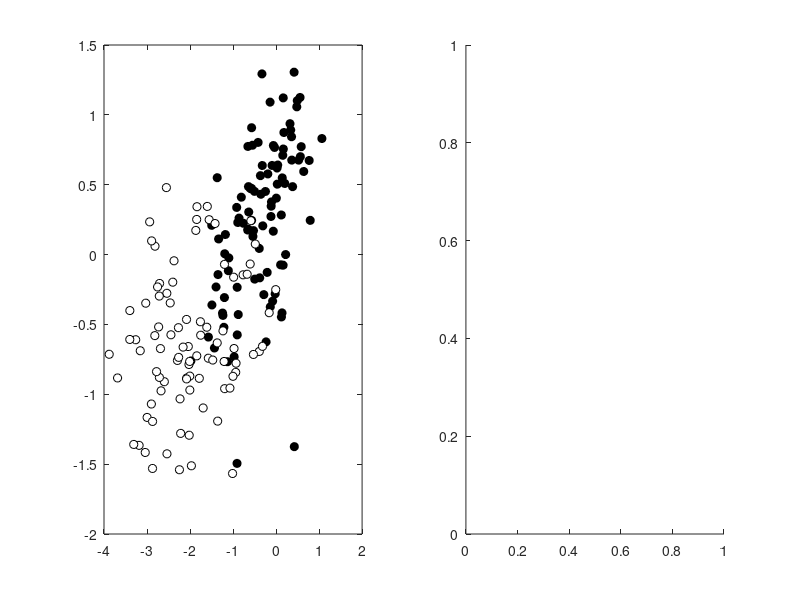

This chart was generated by the following MATLAB code: (Note: this script raises an error after producing the figure.)
clear all; close all;

load('data_exp1a.mat') ;
load('data_exp1b.mat') ;

bl_w = 1:50; comp_w = 51:170; 
X = []; Y = [];
for condition = 1:2
    % grab data
    Mean_subdata_indv = []; Mean_subdata = []; Mean_comdata = [];
    if condition == 1
        subdata_indv =  endpoint_opt(:, bl_w); subdata =  endpoint_opt(:, comp_w); comdata = endpoint_com_opt(:, comp_w);
    elseif condition == 2
        subdata_indv =  endpoint_ave(:, bl_w); subdata =  endpoint_ave(:, comp_w); comdata = endpoint_com_ave(:, comp_w);
    end
    [N T] = size(subdata) ; B = T/10;
    BB(condition) = B; ; NN(condition) = N;
    
    % average endpoint in each block
    for ib = 1:B
        if ib <= 5
            Mean_subdata_indv(:, ib) = mean(subdata_indv(:, ib*10-9:ib*10)')' ;
        end
        Mean_subdata(:, ib) = mean(subdata(:, ib*10-9:ib*10)')' ;
        Mean_comdata(:, ib) = mean(comdata(:, ib*10-9:ib*10)')' ;
    end
    Mean_subdata_bl = mean(Mean_subdata_indv')' ;
    
    if condition == 1
        Mean_subdata_bl_opt  = Mean_subdata_bl ;
        Mean_subdata_opt = Mean_subdata;
        Mean_comdata_opt = Mean_comdata;
    elseif condition == 2
        Mean_subdata_bl_ave  = Mean_subdata_bl ;
        Mean_subdata_ave = Mean_subdata;
        Mean_comdata_ave = Mean_comdata;
    end
end

Xo = []; Yo = []; Xa = []; Ya = [];
for condition = 1:2
    for in = 1:NN(condition)
        for ib = 1:BB(condition)
            if condition == 1
                if ib >= 2 % excludes first block
                    Xo = [Xo; Mean_comdata_opt(in,ib) - Mean_subdata_bl_opt(in)]; % Opponent's aim point - baseline level
                    Yo = [Yo; Mean_subdata_opt(in,ib) - Mean_subdata_bl_opt(in)]; % Subject's aim point - baseline level
                end
            elseif condition == 2
                if ib >= 2
                    Xa = [Xa; Mean_comdata_ave(in,ib) - Mean_subdata_bl_ave(in)]; % Opponent's aim point - baseline level
                    Ya = [Ya; Mean_subdata_ave(in,ib) - Mean_subdata_bl_ave(in)]; % Subject's aim point - baseline level
                end
            end
        end
    end
end
Xoa = [Xo; Xa]; Yoa = [Yo; Ya];

% plot data
ms = 6;
figure(1)
subplot(1,2,1)
plot(Xo/10, Yo/10, 'ko', 'MarkerFaceColor', 'k', 'MarkerSize', ms); hold on
plot(Xa/10, Ya/10, 'ko', 'MarkerFaceColor', 'w', 'MarkerSize', ms);


%% bootstrap and permutation test
originaldataX_left = []; originaldataY_left = [];
originaldataX_right = []; originaldataY_right = [];

bw = 0.05;

A = []; Estimates_left = []; Estimates_right = [];
originaldataX = Xoa; originaldataY = Yoa; thres = mean(Xoa);
[N S] = size(originaldataX);

% dividing data to left half and right half
for i = 1:N
    if originaldataX(i) < thres
        originaldataX_left = [originaldataX_left; originaldataX(i)]; originaldataY_left = [originaldataY_left; originaldataY(i)];
    else
        originaldataX_right = [originaldataX_right; originaldataX(i)]; originaldataY_right = [originaldataY_right; originaldataY(i)];
    end
end

% calculaitng regression lines of original data
estimates_orgleft = polyfit(originaldataX_left, originaldataY_left,1);
estimates_orgright = polyfit(originaldataX_right, originaldataY_right,1);
Estimates_orgleft(1,:) = estimates_orgleft;
Estimates_orgright(1,:) = estimates_orgright;

% take the difference of original data
diff_of_originaldata = estimates_orgleft(1) - estimates_orgright(1);

% bootstraping
bootN = 50000; % times
bootN = 1000; 

for nrep = 1:bootN % repeating N times
    resampledataX = []; resampledataY = [];
    resampledataX_left = []; resampledataY_left = [];
    resampledataX_right = []; resampledataY_right = [];
    
    % produce random number
    indx = fix(rand(N,1) * N + 1);
    % resampling data
    resampledataX = originaldataX(indx) ;
    resampledataY = originaldataY(indx) ;
    
    % dividing resampled data to left half and right half
    for i = 1:N
        if resampledataX(i) < thres
            resampledataX_left = [resampledataX_left; resampledataX(i)]; resampledataY_left = [resampledataY_left; resampledataY(i)];
        else
            resampledataX_right = [resampledataX_right; resampledataX(i)]; resampledataY_right = [resampledataY_right; resampledataY(i)];
        end
    end
    
    % calculaitng regression lines of resampled data
    estimates_left = polyfit(resampledataX_left, resampledataY_left,1);
    estimates_right = polyfit(resampledataX_right, resampledataY_right,1);
    
    % storing coefficient
    Estimates_left(nrep,:) = estimates_left;
    Estimates_right(nrep,:) = estimates_right;
    
    % take the difference of resampled data
    diff_of_randomized_data = estimates_left(1) - estimates_right(1);
    
    % check that this difference is difference from 0
    % (assumption is that there is no difference between the coefficiences of regression lines)
    if diff_of_originaldata < 0
        if diff_of_randomized_data > 0
            A(nrep) = 1;
        else
            A(nrep) = 0;
        end
    elseif diff_of_originaldata > 0
        if diff_of_randomized_data < 0
            A(nrep) = 1;
        else
            A(nrep) = 0;
        end
    end
    Diff_of_randomized_data(nrep) = diff_of_randomized_data;
end

% count how many times this mean difference is larger than the origina mean difference
sumofdiff = sum(A);

% calculate P value for permutation test
Pvalue = sumofdiff/bootN ; 

% average and confidence interval for histograms
mean(Estimates_left(:,1)) ; 
sEstimates_left = sort(Estimates_left(:,1));
CI95_left = [sEstimates_left(bootN*0.025), sEstimates_left(bootN*0.975)]; 
mean(Estimates_right(:,1)); 
sEstimates_right = sort(Estimates_right(:,1));
CI95_right = [sEstimates_right(bootN*0.025), sEstimates_right(bootN*0.975)] ; 

% plot bootstraping samples
subplot(1,2,2)
histogram(Estimates_left(:,1), 'FaceAlpha', 0.5, 'FaceColor','b','Normalization', 'probability', 'BinWidth', bw); hold on
histogram(Estimates_right(:,1), 'FaceAlpha', 0.5, 'FaceColor','r','Normalization', 'probability', 'BinWidth', bw);
lineplot(mean(Estimates_left(:,1)), 'v', 'b', 'linewidth', 2);
lineplot(mean(Estimates_right(:,1)), 'v', 'r', 'linewidth', 2);
xlim([-0.2 1.2]); xticks(-0.2:0.2:1.2); ylim([0 0.3]); yticks(0:0.1:0.3);
ylabel('Normalized histogram'); xlabel('Slope');         
set(gca, 'Fontname', 'Arial Regular', 'Fontsize', 11, 'linewidth', 1);


% plot regression lines and a quadratic fit
subplot(1,2,1)
thres = mean(Xoa);
yhut = polyval([Estimates_orgleft(1,1), Estimates_orgleft(1,2)/10], -4:0.01:thres/10);
plot(-4:0.01:thres/10, yhut, 'b-', 'linewidth', 2);
yhut = polyval([Estimates_orgright(1,1), Estimates_orgright(1,2)/10], thres/10:0.01:2);
plot(thres/10:0.01:2, yhut, 'r-', 'linewidth', 2); 

x = -5:0.001:2;
mdl = fitglm(Xoa/10,Yoa/10,'y ~ 1 + x1 + x1^2')  ; 
yhut_q = mdl.Coefficients.Estimate(1) + mdl.Coefficients.Estimate(2).*x + mdl.Coefficients.Estimate(3).*x.^2 ;
yhut_q = yhut_q' ; 
plot(x,yhut_q, 'g--', 'linewidth', 2); 

xlim([-4 2]); ylim([-4 2]); yticks(-4:1:2); xticks(-4:1:2);
lineplot(0, 'h', 'k--'); lineplot(0, 'v', 'k--');
axis('square'); 
ylabel('Subject relative aim point [cm]'); xlabel('Opponent relative aim point [cm]');         
set(gca, 'Fontname', 'Arial Regular', 'Fontsize', 11, 'linewidth', 1);

pos(3) = 900; pos(4) = 350;
set(gcf, 'Position', pos);






